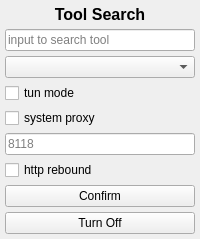
             <widget class="QFrame" name="frame_tools">
              <property name="minimumSize">
               <size>
                <width>180</width>
                <height>0</height>
               </size>
              </property>
              <property name="frameShape">
               <enum>QFrame::NoFrame</enum>
              </property>
              <property name="lineWidth">
               <number>1</number>
              </property>
              <property name="type" stdset="0">
               <string>nav_frame</string>
              </property>
              <layout class="QVBoxLayout" name="verticalLayout_4">
               <property name="spacing">
                <number>5</number>
               </property>
               <property name="leftMargin">
                <number>5</number>
               </property>
               <property name="topMargin">
                <number>5</number>
               </property>
               <property name="rightMargin">
                <number>5</number>
               </property>
               <property name="bottomMargin">
                <number>5</number>
               </property>
               <item>
                <widget class="QLabel" name="label_tool">
                 <property name="maximumSize">
                  <size>
                   <width>16777215</width>
                   <height>20</height>
                  </size>
                 </property>
                 <property name="text">
                  <string>&lt;html&gt;&lt;head/&gt;&lt;body&gt;&lt;p align=&quot;center&quot;&gt;&lt;span style=&quot; font-size:12pt; font-weight:600;&quot;&gt;Tool Search&lt;/span&gt;&lt;/p&gt;&lt;/body&gt;&lt;/html&gt;</string>
                 </property>
                 <property name="buddy">
                  <cstring>lineEdit_tool</cstring>
                 </property>
                 <property name="type" stdset="0">
                  <string>header</string>
                 </property>
                </widget>
               </item>
               <item>
                <widget class="QLineEdit" name="lineEdit_tool">
                 <property name="inputMask">
                  <string notr="true"/>
                 </property>
                 <property name="text">
                  <string/>
                 </property>
                 <property name="placeholderText">
                  <string>input to search tool</string>
                 </property>
                </widget>
               </item>
               <item>
                <widget class="QComboBox" name="comboBox_tool">
                 <property name="maximumSize">
                  <size>
                   <width>16777215</width>
                   <height>200</height>
                  </size>
                 </property>
                 <property name="placeholderText">
                  <string>None</string>
                 </property>
                </widget>
               </item>
               <item>
                <widget class="QCheckBox" name="checkbox_global">
                 <property name="text">
                  <string>tun mode</string>
                 </property>
                 <property name="icon">
                  <iconset resource="../../assets/asset.qrc">
                   <normaloff>:/svgs/svgs/earth-svgrepo-com.svg</normaloff>:/svgs/svgs/earth-svgrepo-com.svg</iconset>
                 </property>
                </widget>
               </item>
               <item>
                <widget class="QCheckBox" name="checkBox_system">
                 <property name="text">
                  <string>system proxy</string>
                 </property>
                 <property name="icon">
                  <iconset resource="../../assets/asset.qrc">
                   <normaloff>:/svgs/svgs/http-2-svgrepo-com.svg</normaloff>:/svgs/svgs/http-2-svgrepo-com.svg</iconset>
                 </property>
                </widget>
               </item>
               <item>
                <widget class="QLineEdit" name="lineEdit_http_socket">
                 <property name="inputMask">
                  <string/>
                 </property>
                 <property name="text">
                  <string/>
                 </property>
                 <property name="placeholderText">
                  <string>8118</string>
                 </property>
                </widget>
               </item>
               <item>
                <widget class="QCheckBox" name="checkBox_http_socket">
                 <property name="text">
                  <string>http rebound</string>
                 </property>
                 <property name="icon">
                  <iconset resource="../../assets/asset.qrc">
                   <normaloff>:/svgs/svgs/screen-tv-svgrepo-com.svg</normaloff>:/svgs/svgs/screen-tv-svgrepo-com.svg</iconset>
                 </property>
                </widget>
               </item>
               <item>
                <widget class="QPushButton" name="pushButton_tool">
                 <property name="text">
                  <string>Confirm</string>
                 </property>
                 <property name="icon">
                  <iconset resource="../../assets/asset.qrc">
                   <normaloff>:/svgs/svgs/confirm-svgrepo-com.svg</normaloff>:/svgs/svgs/confirm-svgrepo-com.svg</iconset>
                 </property>
                 <property name="type" stdset="0">
                  <string>nav_btn</string>
                 </property>
                </widget>
               </item>
               <item>
                <widget class="QPushButton" name="pushButton_tool_off">
                 <property name="text">
                  <string>Turn Off</string>
                 </property>
                 <property name="icon">
                  <iconset resource="../../assets/asset.qrc">
                   <normaloff>:/svgs/svgs/close-one-svgrepo-com.svg</normaloff>:/svgs/svgs/close-one-svgrepo-com.svg</iconset>
                 </property>
                 <property name="type" stdset="0">
                  <string>nav_btn</string>
                 </property>
                </widget>
               </item>
              </layout>
             </widget>
